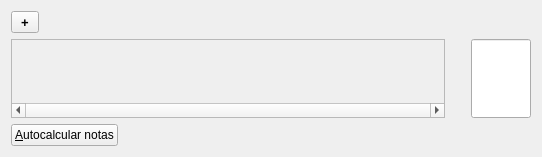
<?xml version="1.0" encoding="UTF-8"?>
<ui version="4.0">
 <author>Daniel L. Contreras Pino</author>
 <class>wdgtNotas</class>
 <widget class="QWidget" name="wdgtNotas">
  <property name="geometry">
   <rect>
    <x>0</x>
    <y>0</y>
    <width>542</width>
    <height>157</height>
   </rect>
  </property>
  <property name="maximumSize">
   <size>
    <width>16777215</width>
    <height>157</height>
   </size>
  </property>
  <property name="windowTitle">
   <string notr="true">GEARC</string>
  </property>
  <property name="windowIcon">
   <iconset>
    <normaloff>:/iconos/iconos/gearc.png</normaloff>:/iconos/iconos/gearc.png</iconset>
  </property>
  <layout class="QGridLayout" name="layoutcentral">
   <item row="1" column="0">
    <layout class="QHBoxLayout" name="horizontalLayout_3">
     <item>
      <widget class="QScrollArea" name="frmNotas">
       <property name="verticalScrollBarPolicy">
        <enum>Qt::ScrollBarAlwaysOff</enum>
       </property>
       <property name="horizontalScrollBarPolicy">
        <enum>Qt::ScrollBarAlwaysOn</enum>
       </property>
       <property name="widgetResizable">
        <bool>true</bool>
       </property>
       <widget class="QWidget" name="wdgtNotasBox">
        <property name="geometry">
         <rect>
          <x>0</x>
          <y>0</y>
          <width>432</width>
          <height>61</height>
         </rect>
        </property>
        <layout class="QHBoxLayout" name="lytNotas">
         <item>
          <spacer name="spcrNotas">
           <property name="orientation">
            <enum>Qt::Horizontal</enum>
           </property>
           <property name="sizeHint" stdset="0">
            <size>
             <width>40</width>
             <height>20</height>
            </size>
           </property>
          </spacer>
         </item>
        </layout>
       </widget>
      </widget>
     </item>
     <item>
      <spacer name="horizontalSpacer_2">
       <property name="orientation">
        <enum>Qt::Horizontal</enum>
       </property>
       <property name="sizeType">
        <enum>QSizePolicy::Fixed</enum>
       </property>
       <property name="sizeHint" stdset="0">
        <size>
         <width>20</width>
         <height>20</height>
        </size>
       </property>
      </spacer>
     </item>
     <item>
      <widget class="QLineEdit" name="lnePromedio">
       <property name="sizePolicy">
        <sizepolicy hsizetype="Expanding" vsizetype="Expanding">
         <horstretch>0</horstretch>
         <verstretch>0</verstretch>
        </sizepolicy>
       </property>
       <property name="maximumSize">
        <size>
         <width>60</width>
         <height>16777215</height>
        </size>
       </property>
       <property name="font">
        <font>
         <pointsize>12</pointsize>
         <weight>75</weight>
         <bold>true</bold>
        </font>
       </property>
       <property name="focusPolicy">
        <enum>Qt::NoFocus</enum>
       </property>
       <property name="inputMask">
        <string notr="true"/>
       </property>
       <property name="text">
        <string notr="true"/>
       </property>
       <property name="alignment">
        <set>Qt::AlignCenter</set>
       </property>
       <property name="readOnly">
        <bool>true</bool>
       </property>
      </widget>
     </item>
    </layout>
   </item>
   <item row="0" column="0">
    <widget class="QToolButton" name="btnAgregarNota">
     <property name="sizePolicy">
      <sizepolicy hsizetype="Fixed" vsizetype="Fixed">
       <horstretch>0</horstretch>
       <verstretch>0</verstretch>
      </sizepolicy>
     </property>
     <property name="minimumSize">
      <size>
       <width>28</width>
       <height>0</height>
      </size>
     </property>
     <property name="maximumSize">
      <size>
       <width>28</width>
       <height>16777215</height>
      </size>
     </property>
     <property name="font">
      <font>
       <pointsize>10</pointsize>
       <weight>75</weight>
       <bold>true</bold>
      </font>
     </property>
     <property name="toolTip">
      <string>Agrega una nueva calificación.</string>
     </property>
     <property name="text">
      <string notr="true">+</string>
     </property>
    </widget>
   </item>
   <item row="2" column="0">
    <widget class="QPushButton" name="btnAutocalcular">
     <property name="sizePolicy">
      <sizepolicy hsizetype="Fixed" vsizetype="Fixed">
       <horstretch>0</horstretch>
       <verstretch>0</verstretch>
      </sizepolicy>
     </property>
     <property name="toolTip">
      <string>Autocalcula las notas restantes para alcanzar un promedio dado.</string>
     </property>
     <property name="text">
      <string>&amp;Autocalcular notas</string>
     </property>
    </widget>
   </item>
  </layout>
 </widget>
 <resources>
  <include location="../recursos/recursos.qrc"/>
 </resources>
 <connections/>
</ui>
